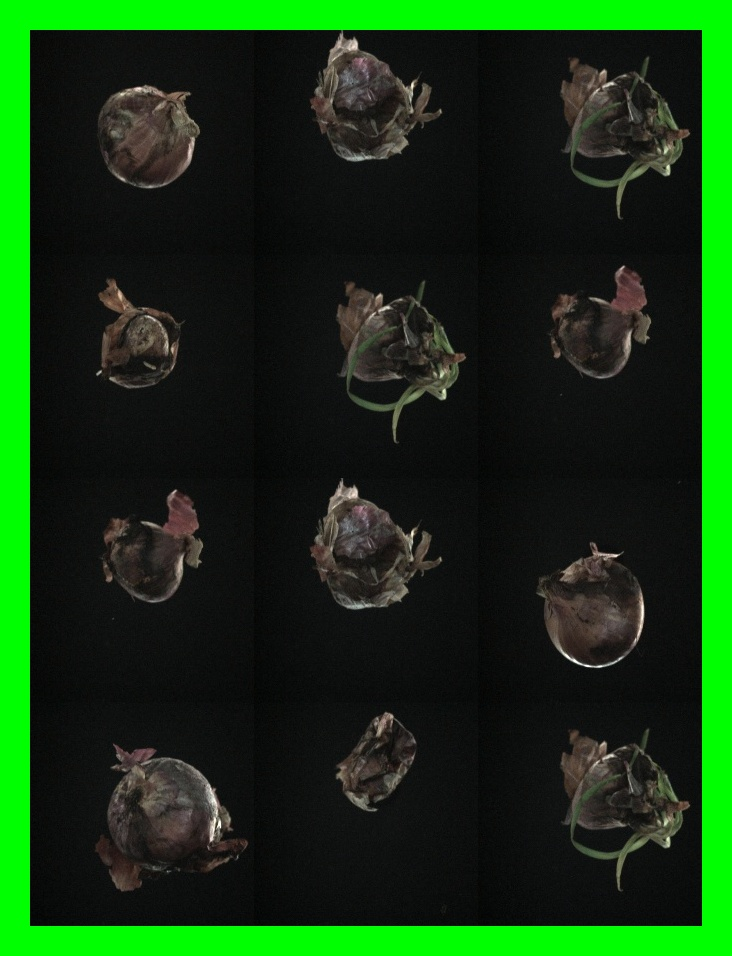
#> input picture Testing Preprocessing/resources/padded_image.jpg, 732 x 956 px, found by its file name
$ python area_of_interest_highlight_crop.py
#> lines starting #> are read from the running program, lines starting #| are printed output that depends on the picture; after the words box and inside, x2 and y2 are one past the last pixel; in counts of white or black regions, pixels touching at a corner belong together
import cv2
import numpy as np
import os

# Load the stitched image
stitched_image = cv2.imread('/Users/user/Documents/ROS_new_potato/Testing Preprocessing/resources/padded_image.jpg')
#> stitched_image is the input picture: shape (956, 732, 3); mean B, G, R 17.6, 54.8, 19.2
cv2.imshow('cropped Image', stitched_image)
cv2.waitKey(0)

shape = stitched_image.shape
#> shape = (956, 732, 3)
print(f"Shape of image before padding removal: {shape}")
#| Shape of image before padding removal: (956, 732, 3)


''' REMOVING MARGINAL PART >>>>>>>>>>>>>>>>>>>>>>>>>>>>>>>>>>>>>>>>>>>>>>>>>>>>>>>>>>>>>>>>>>>>>>>>>>>>>>>>>>>>>>>>>>>>>>>> '''

margin_to_remove_left = 30
margin_to_remove_right = 30
margin_to_remove_top = 30
margin_to_remove_bottom = 30

y_height = shape[0]
#> y_height = 956
x_width = shape[1]
#> x_width = 732

# Removing the marginal area
x, y = margin_to_remove_left, margin_to_remove_top
x1, y1 = (x_width - margin_to_remove_right), (y_height - margin_to_remove_bottom)
#> x1 = 702; y1 = 926

# shape[h, w, channels]
# shape[y_axis, x_axis] -->[height, width]
# image[height, width]

cropped_image = stitched_image[y:y1, x:x1]
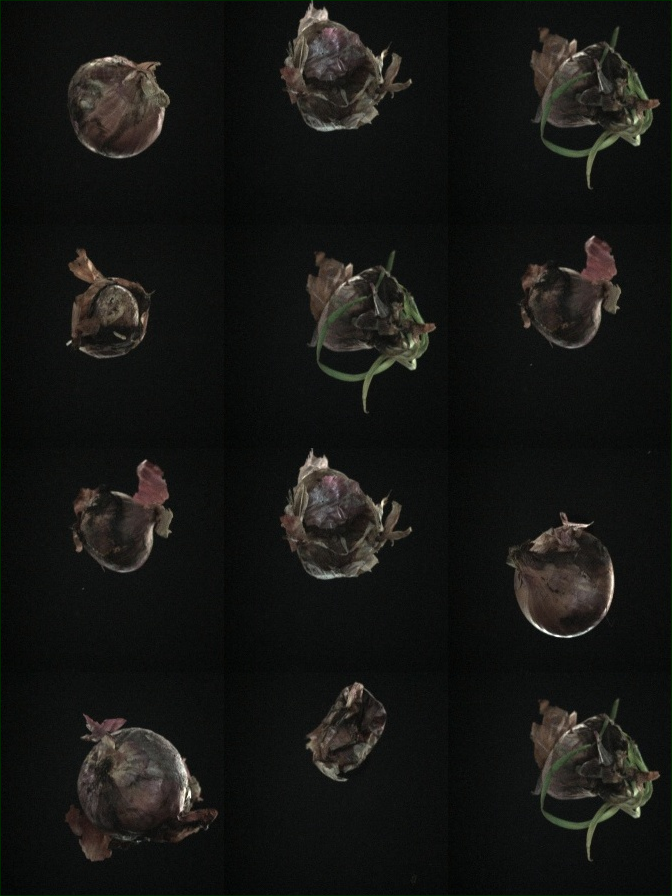
#> cropped_image: shape (896, 672, 3); mean B, G, R 20.1, 22.5, 22.1

# Shape of cropped image
cropped_image_shape = cropped_image.shape
#> cropped_image_shape = (896, 672, 3)
print(f"Shape of image after padding removal: {cropped_image_shape}")
#| Shape of image after padding removal: (896, 672, 3)


cv2.imshow('cropped Image', cropped_image)
output_path = '/Users/user/Documents/ROS_new_potato/Testing Preprocessing/resources/After_padding_removal_image.jpg'
cv2.imwrite(output_path, cropped_image)
cv2.waitKey(0)


''' ACCESSING EACH IMAGE INDEPENDLTY >>>>>>>>>>>>>>>>>>>>>>>>>>>>>>>>>>>>>>>>>>>>>>>>>>>>>>>>>>>>>>>>>>>>>>>>>>>>>>>>>>>>>>>>>>>>>>>> '''

# Adjusting parameter (width, height) --> (x, y)
# Lane : 1
l1_p1_x1, l1_p1_y1 = 50, 45
l1_p1_x2, l1_p1_y2 = 170, 160

l1_p2_x1, l1_p2_y1 = 45, 245
l1_p2_x2, l1_p2_y2 = 155, 370

l1_p3_x1, l1_p3_y1 = 60, 460
l1_p3_x2, l1_p3_y2 = 180, 580

l1_p4_x1, l1_p4_y1 = 50, 700
l1_p4_x2, l1_p4_y2 = 225, 845

# Lane : 2
l2_p1_x1, l2_p1_y1 = 270, 10
l2_p1_x2, l2_p1_y2 = 400, 140

l2_p2_x1, l2_p2_y1 = 280, 230
l2_p2_x2, l2_p2_y2 = 450, 400

l2_p3_x1, l2_p3_y1 = 260, 450
l2_p3_x2, l2_p3_y2 = 420, 590

l2_p4_x1, l2_p4_y1 = 280, 670
l2_p4_x2, l2_p4_y2 = 400, 800

# Lane : 3
l3_p1_x1, l3_p1_y1 = 500, 20
l3_p1_x2, l3_p1_y2 = 660, 200

l3_p2_x1, l3_p2_y1 = 500, 230
l3_p2_x2, l3_p2_y2 = 630, 360

l3_p3_x1, l3_p3_y1 = 500, 500
l3_p3_x2, l3_p3_y2 = 620, 650

l3_p4_x1, l3_p4_y1 = 500, 680
l3_p4_x2, l3_p4_y2 = 660, 860

# Define the areas of interest with increased size
# area_of_interest = [((x1, y1), (x2, y2))]
areas_of_interest = [

    # Lane 1
    # P-1
    ((l1_p1_x1, l1_p1_y1),
     (l1_p1_x2, l1_p1_y2)),
    # P-2
    ((l1_p2_x1, l1_p2_y1),
     (l1_p2_x2, l1_p2_y2)),
    # P-3
    ((l1_p3_x1, l1_p3_y1),
     (l1_p3_x2, l1_p3_y2)),
    # P-4
    ((l1_p4_x1, l1_p4_y1),
     (l1_p4_x2, l1_p4_y2)),

    # Lane 2
    # P-1
    ((l2_p1_x1, l2_p1_y1),
     (l2_p1_x2, l2_p1_y2)),
    # P-2
    ((l2_p2_x1, l2_p2_y1),
     (l2_p2_x2, l2_p2_y2)),
    # P-3
    ((l2_p3_x1, l2_p3_y1),
     (l2_p3_x2, l2_p3_y2)),
    # P-4
    ((l2_p4_x1, l2_p4_y1),
     (l2_p4_x2, l2_p4_y2)),

    # Lane 3
    # P-1
    ((l3_p1_x1, l3_p1_y1),
     (l3_p1_x2, l3_p1_y2)),
    # P-2
    ((l3_p2_x1, l3_p2_y1),
     (l3_p2_x2, l3_p2_y2)),
    # P-3
    ((l3_p3_x1, l3_p3_y1),
     (l3_p3_x2, l3_p3_y2)),
    # P-4
    ((l3_p4_x1, l3_p4_y1),
     (l3_p4_x2, l3_p4_y2)),
]

''' HIGHLIGHTING EACH IMAGE >>>>>>>>>>>>>>>>>>>>>>>>>>>>>>>>>>>>>>>>>>>>>>>>>>>>>>>>>>>>>>>>>>>>>>>>>>>>>>>>>>>>>>>>>>>>>>>> '''

# Highlight each area by drawing a rectangle
highlighted_image = cropped_image.copy()
for (x, y) in areas_of_interest:
    cv2.rectangle(highlighted_image, x, y, color = (0, 255, 0), thickness = 1)
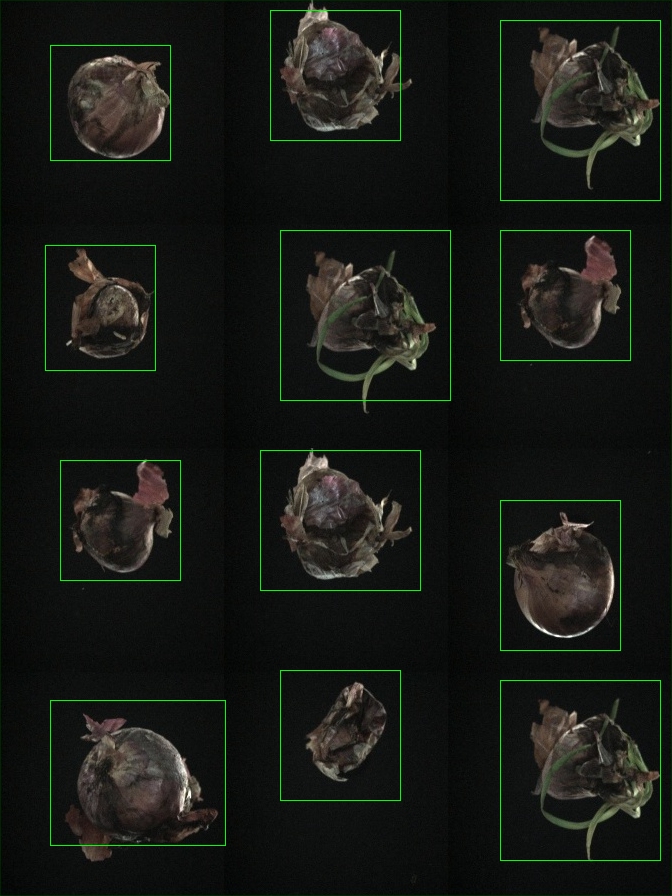
#> highlighted_image: shape (896, 672, 3); 1.13% of pixels changed, all inside (x1, y1, x2, y2) = (45, 10, 661, 861)

# Display the image with highlighted areas
cv2.imshow('Highlighted Areas of Interest', highlighted_image)
output_path = '/Users/user/Documents/ROS_new_potato/Testing Preprocessing/resources/highlighted_image_increased.jpg'
cv2.imwrite(output_path, highlighted_image)  # Optional: Save the highlighted image
cv2.waitKey(0)
cv2.destroyAllWindows()

$ run again, with Testing Preprocessing/resources/stitched_image.jpg copied over Testing Preprocessing/resources/padded_image.jpg
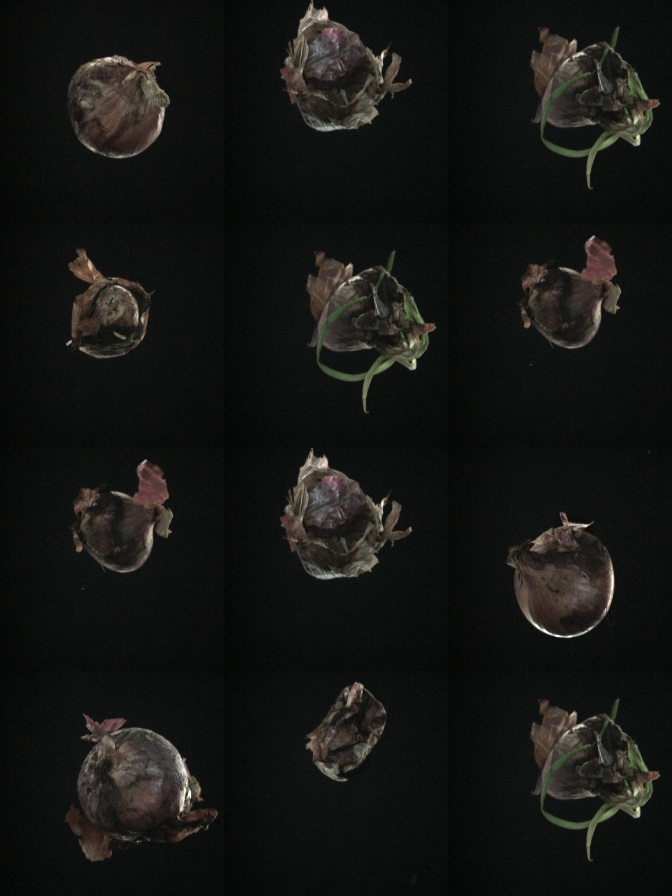
#> input picture Testing Preprocessing/resources/stitched_image.jpg, 672 x 896 px, found by its file name
#> stitched_image is the input picture: shape (896, 672, 3); mean B, G, R 20.2, 22.4, 22.2
#| Shape of image before padding removal: (896, 672, 3)
#> `cropped_image = stitched_image[y:y1, x:x1]`:
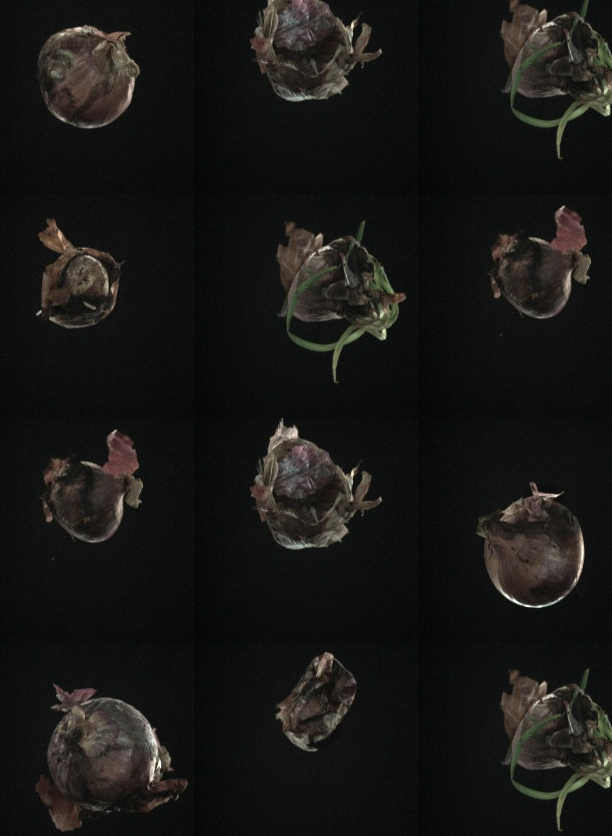
#> cropped_image: shape (836, 612, 3); mean B, G, R 21.4, 23.8, 23.8
#| Shape of image after padding removal: (836, 612, 3)
#> after the loop `for (x, y) in areas_of_interest:`:
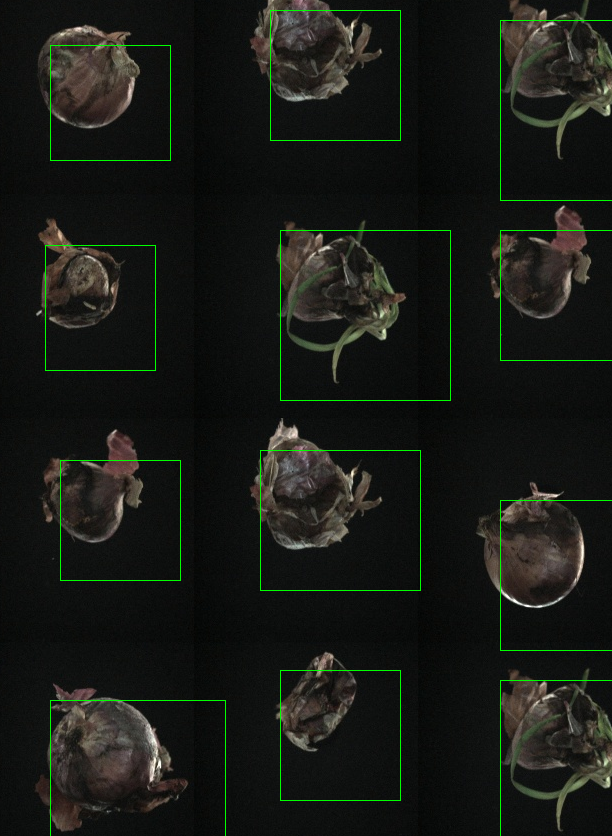
#> highlighted_image: shape (836, 612, 3); 1.09% of pixels changed, all inside (x1, y1, x2, y2) = (45, 10, 612, 836)
